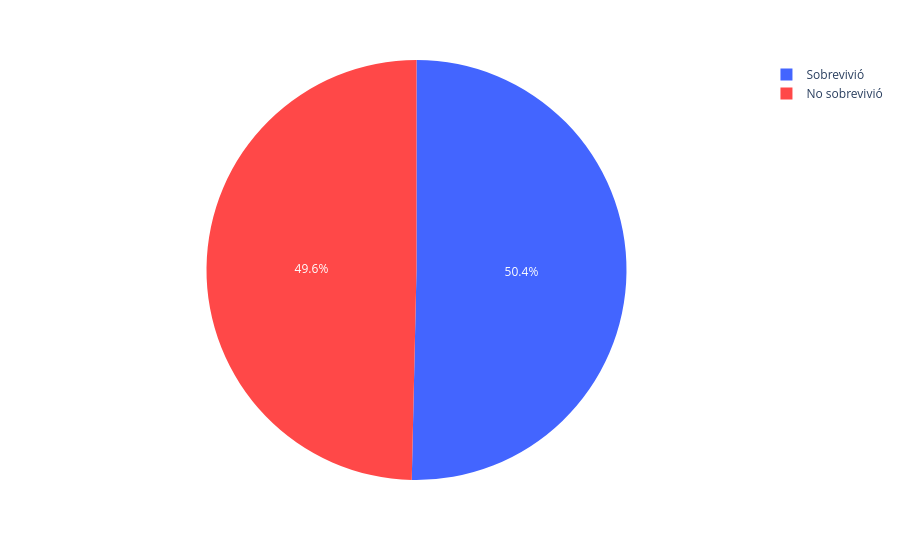

The code cell stored with this chart in its notebook:
### Markdown cell above
Crear y manejar datos para ver sobrevivientes jovenes

### Code cell
sobrevivientes_debajo_18 = df_jovenes_debajo_18['Sobreviviente'].value_counts()
sobrevivientes_debajo_18 = sobrevivientes_debajo_18.reset_index()
print(sobrevivientes_debajo_18)

mapeo_colores = {
    'Sobrevivió': '#4365ff',
    'No sobrevivió': '#ff4848'
}

fig_pie_sobrevivientes_jovenes = px.pie(
    sobrevivientes_debajo_18,
    values='count',
    names='Sobreviviente',
    color='Sobreviviente',
    color_discrete_map=mapeo_colores
)
fig_pie_sobrevivientes_jovenes.show()

### Figure 1 — Plotly figure (JSON) as saved in the notebook; plotly's stock layout.template omitted (floating-point values rounded to 4 significant figures)
{"data": [{"customdata": [["Sobrevivió"], ["No sobrevivió"]], "domain": {"x": [0, 1], "y": [0, 1]}, "hovertemplate": "Sobreviviente=%{customdata[0]}<br>count=%{value}<extra></extra>", "labels": ["Sobrevivió", "No sobrevivió"], "legendgroup": "", "marker": {"colors": ["#4365ff", "#ff4848"]}, "name": "", "showlegend": true, "type": "pie", "values": [70, 69]}], "layout": {"legend": {"tracegroupgap": 0}, "margin": {"t": 60}}}
